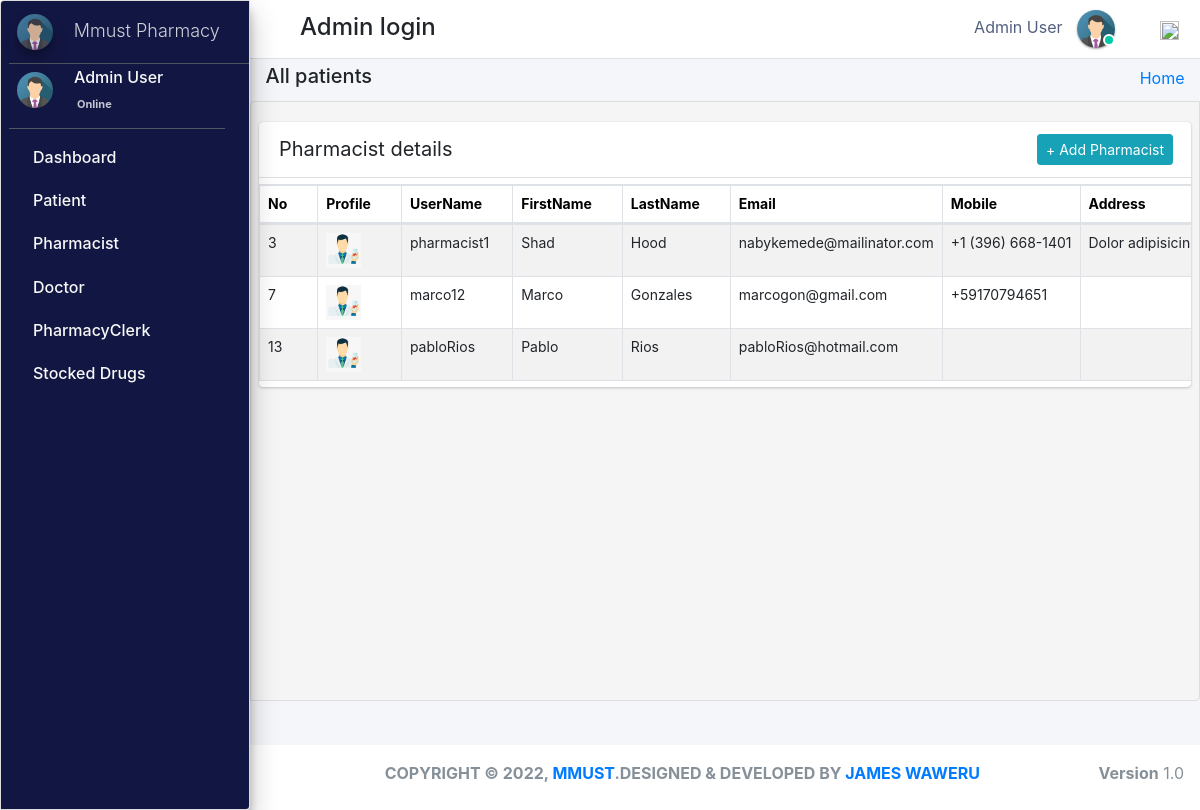
The app's page /admin_user/manage_pharmacist/ (signed in), older data.
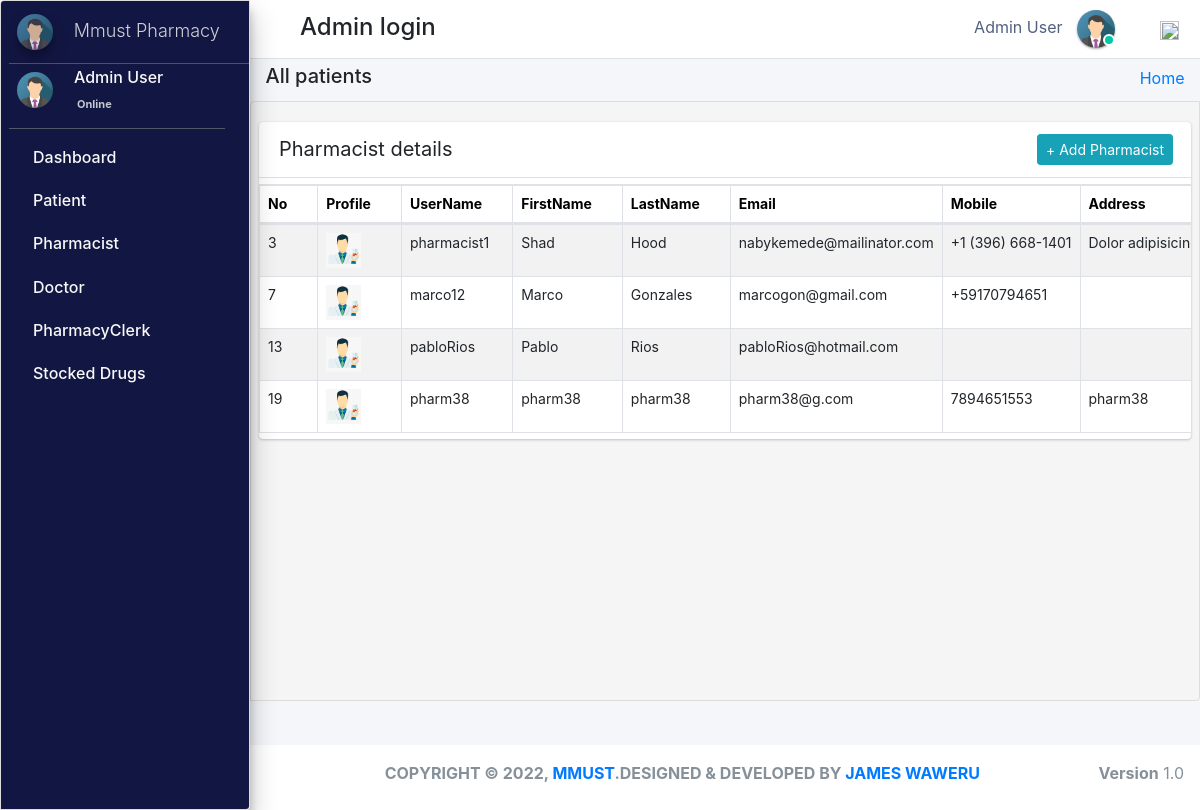
The same page, newer data.
### pharmacy/models.py (models this page shows, shortened)
class Pharmacist(models.Model):
    gender_category=(
        ('Male','Male'),
        ('Female','Female'),
    )
    admin = models.OneToOneField(CustomUser,null=True, on_delete = models.CASCADE)
    emp_no=models.CharField(max_length=100,null=True,blank=True)
    age= models.IntegerField(default='0', blank=True, null=True)
    gender=models.CharField(max_length=100,null=True,choices=gender_category)
    mobile =models.CharField(max_length=10,null=True,blank=True)
    address=models.CharField(max_length=300,null=True,blank=True)
    profile_pic=models.ImageField(default="images2.png",null=True,blank=True)
    created_at = models.DateTimeField(auto_now_add=True)
    updated_at = models.DateTimeField(auto_now=True)
    objects = models.Manager()

class CustomUser(AbstractUser):
    user_type_data = ((1, "AdminHOD"), (2, "Pharmacist"), (3, "Doctor"), (4, "PharmacyClerk"),(5, "Patients"))
    user_type = models.CharField(default=1, choices=user_type_data, max_length=10)

### pharmacy/HODViews.py (the view)
# urls.py: path('admin_user/manage_pharmacist/',HODViews.managePharmacist,name='manage_pharmacist'),
def manage_pharmacist(request):
    staffs = Pharmacist.objects.all()
    context = {
        "staffs": staffs,
        "title": "Manage Pharmacist"
    }
    return render(request, 'hod_templates/all_pharmacist.html', context)

### pharmacy/LoginCheckMiddleWare.py (called while the page is built, shortened)
    def process_view(self, request, view_func, view_args, view_kwargs):
        modulename = view_func.__module__
        user = request.user
        if user.is_authenticated:
            if user.user_type == "1":
                pass
            else:
                return redirect("login")
        else:
            if request.path == reverse("login"):
                pass
            else:
                return redirect("login")

### pharmacy/templates/hod_templates/all_pharmacist.html (shortened to what this page needs)
{% extends 'hod_templates/base_template.html'%} {% block page_title %}
<h5>All patients</h5>
{% endblock page_title %} {% block main_content %}
<section class="content">
    <div class="row">
        <div class="col-md-12">
            <div class="card card-primar sc">
                <div class="card-header">
                    <span>Pharmacist details</span>
                    <div class="card-tools d-flex">
                        <a class="btn btn-sm btn-info mr-2" href="{% url 'manage_pharmacist'  %}" role="button">+ Add Pharmacist</a>
                    </div>
                </div>
                <table class="table table-bordered table-hover dataTable" id=plist>
                    <thead>
                        <tr>
                            <th>No</th>
                            <th>Profile</th>
                            <th>UserName</th>
                            <th>FirstName</th>
                            <th>LastName</th>
                            <th>Email</th>
                            <th>Mobile</th>
                            <th>Address</th>
                        </tr>
                    </thead>
                    <tbody>
                        {% for staff in staffs %}
                        <tr class="hov">
                            <td>{{staff.admin.id}}</td>
                            <td> <img src="{{staff.profile_pic.url}}" class="" width="35" height="35" alt=""></td>
                            <td>{{staff.admin.username}}</td>
                            <td>{{staff.admin.first_name}}</td>
                            <td>{{staff.admin.last_name}}</td>
                            <td>{{staff.admin.email}}</td>
                            <td>{{staff.mobile}}</td>
                            <td>{{staff.address}}</td>
                        </tr>
                        {% endfor %}
                    </tbody>
                </table>
            </div>
        </div>
    </div>
</section>
{% endblock %}

Row changes from the older to the newer data that the page shows:
added Pharmacist: admin.id "19", profile_pic (picture), admin.username "pharm38", admin.first_name "pharm38", admin.last_name "pharm38", admin.email "pharm38@g.com", mobile "7894651553", address "pharm38"
